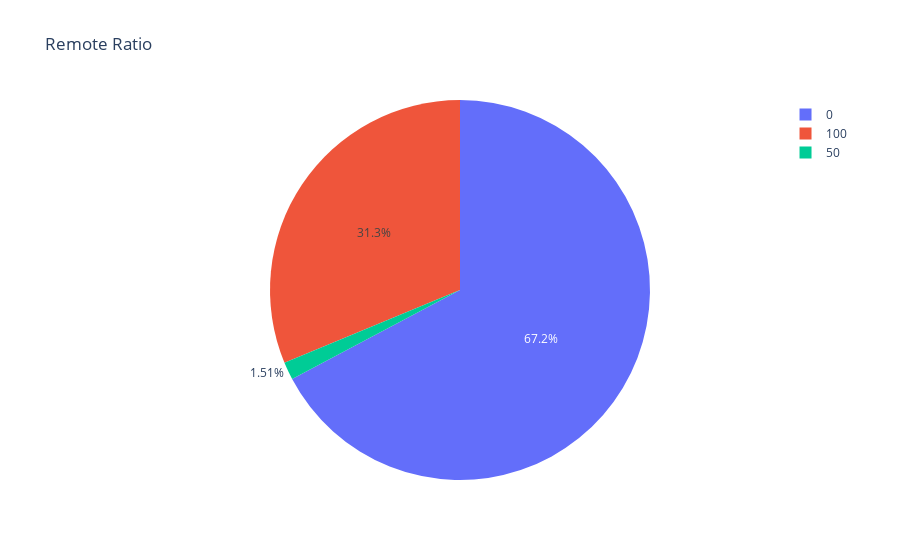

Source (notebook cell):
### Code cell
remote_r = df['remote_ratio'].value_counts()
fig = pe.pie(remote_r, names=remote_r.index, values=remote_r.values, title='Remote Ratio')
fig.show()

### Figure 1 — Plotly figure (JSON) as saved in the notebook; plotly's stock layout.template omitted (floating-point values rounded to 4 significant figures)
{"data": [{"domain": {"x": [0, 1], "y": [0, 1]}, "hovertemplate": "remote_ratio=%{label}<br>value=%{value}<extra></extra>", "labels": [0, 100, 50], "legendgroup": "", "name": "", "showlegend": true, "type": "pie", "values": [11118, 5167, 249]}], "layout": {"legend": {"tracegroupgap": 0}, "title": {"text": "Remote Ratio"}}}
